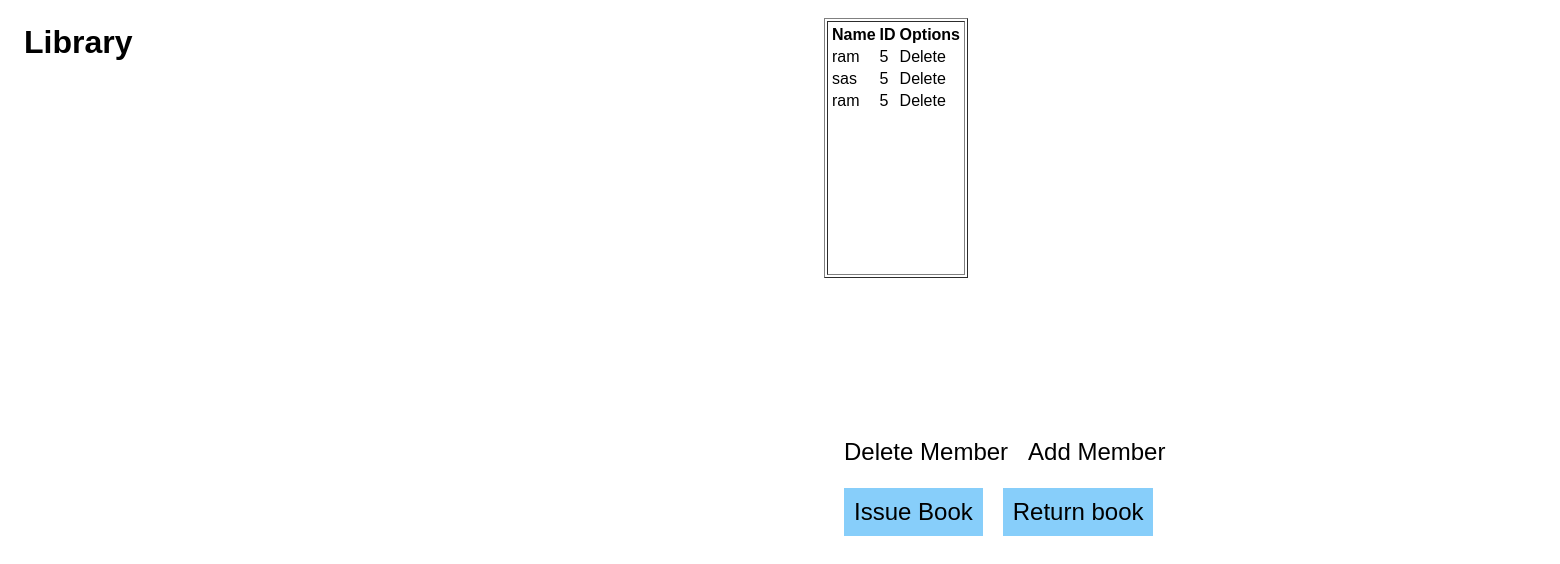
The app's page /members, older data.
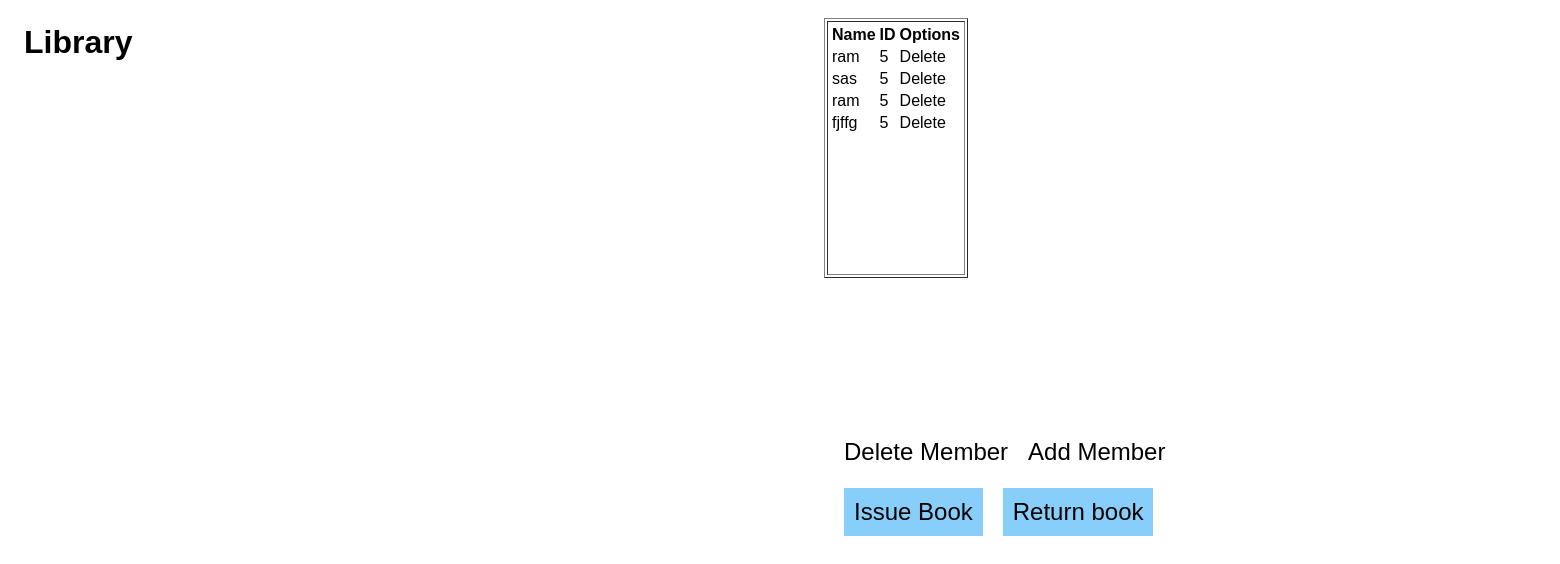
The same page, newer data.
### models.py (models this page shows, shortened)
class Members(db.Model):
    id_m = db.Column(db.Integer, primary_key=True)
    name_m = db.Column(db.String(255), nullable=False)
    memid_m = db.Column(db.Integer, nullable=False)

### routes.py (the view)
@app.route('/members', methods = ['POST', 'GET'])
def members():
    members1 = models.Members.query.all()
    if request.method =="POST":
        print('x')
    else:
        return render_template('members.html', members1=members1)

### templates/members.html (shortened to what this page needs)
{% extends "base.html" %}
{% block main %}
    <div class="right">
      <table class="fixedtable" border="1">
        <tbody>
          <tr>
            <td colspan="3">
              <div class="scro">
                <table id="table" >
                  <thead  >
                    <tr>
                      <th >Name</th>
                      <th>ID</th>
                      <th>Options</th>
                    </tr>
                  </thead>
                  {% for member in members1 %}
                          <tr class="hov" >
                            <td onclick="gen(this)">
                              {{ member.name_m }}
                            </td>
                            <td>{{ member.memid_m }}</td>
                            <td><a href="{{ url_for('delete', book_n=member.id) }}" class="btn btn-danger">Delete</a></td>
                          </tr>
                  {% endfor %}
                </table>
              </div>
            </td>
          </tr>
        </tbody>
      </table>
      <div class="book-edits">
          <li class="book-item"><a href="#" id="fname" class="nav-link">Delete Member</a></li>
          <li class="book-item"><a href="{{ url_for('addme') }}" class="nav-link">Add Member</a></li>
      </div>
      <div class="issue-elements">
        <li class="issue-item"><a href="#" class="nav-link">Issue Book</a></li>
        <li class="issue-item"><a href="#" class="nav-link">Return book</a></li>
      </div>
    </div>
{% endblock %}

Row changes from the older to the newer data that the page shows:
added Members: name_m "fjffg", memid_m "5"
